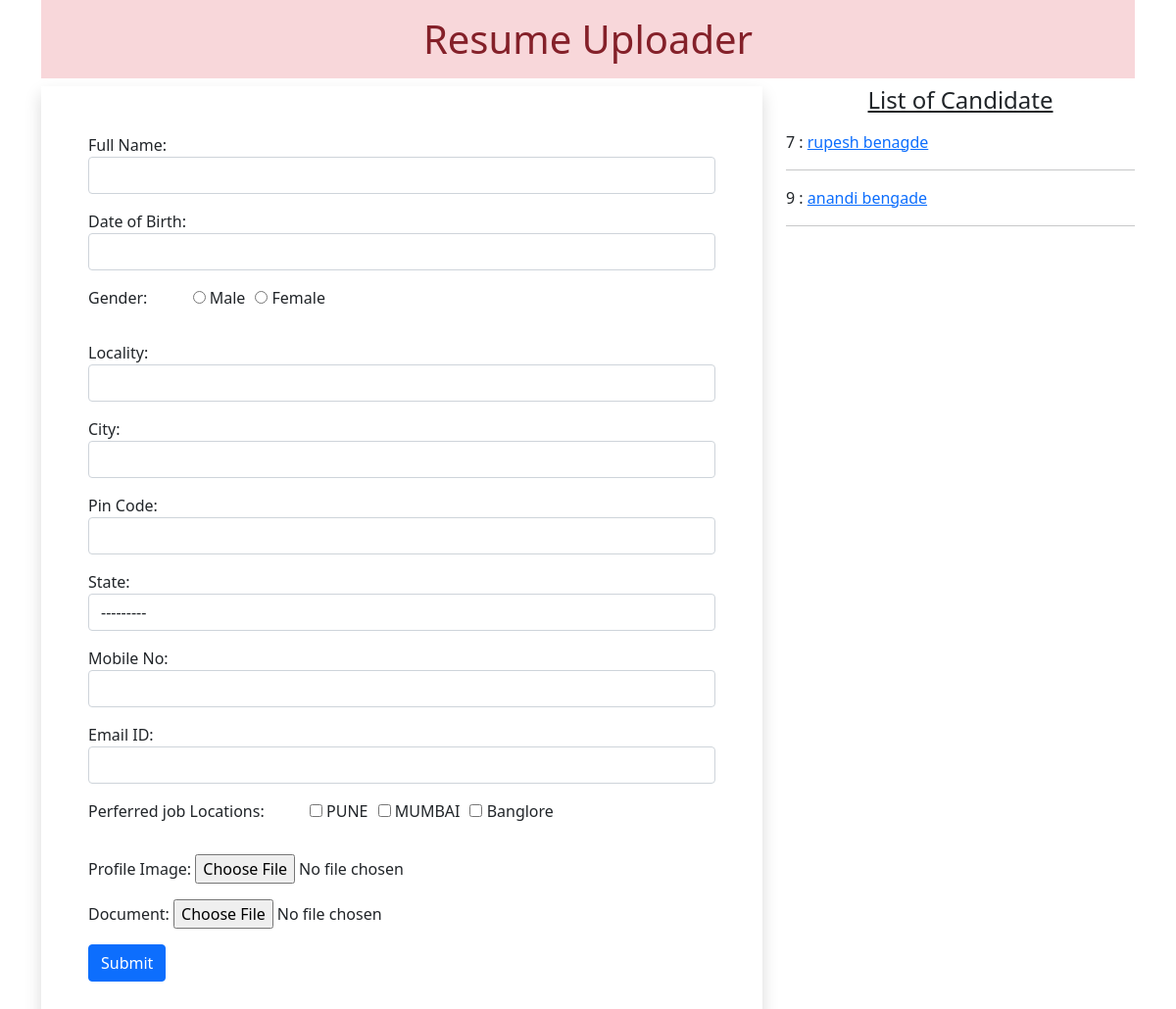
Before: / with the older database file.
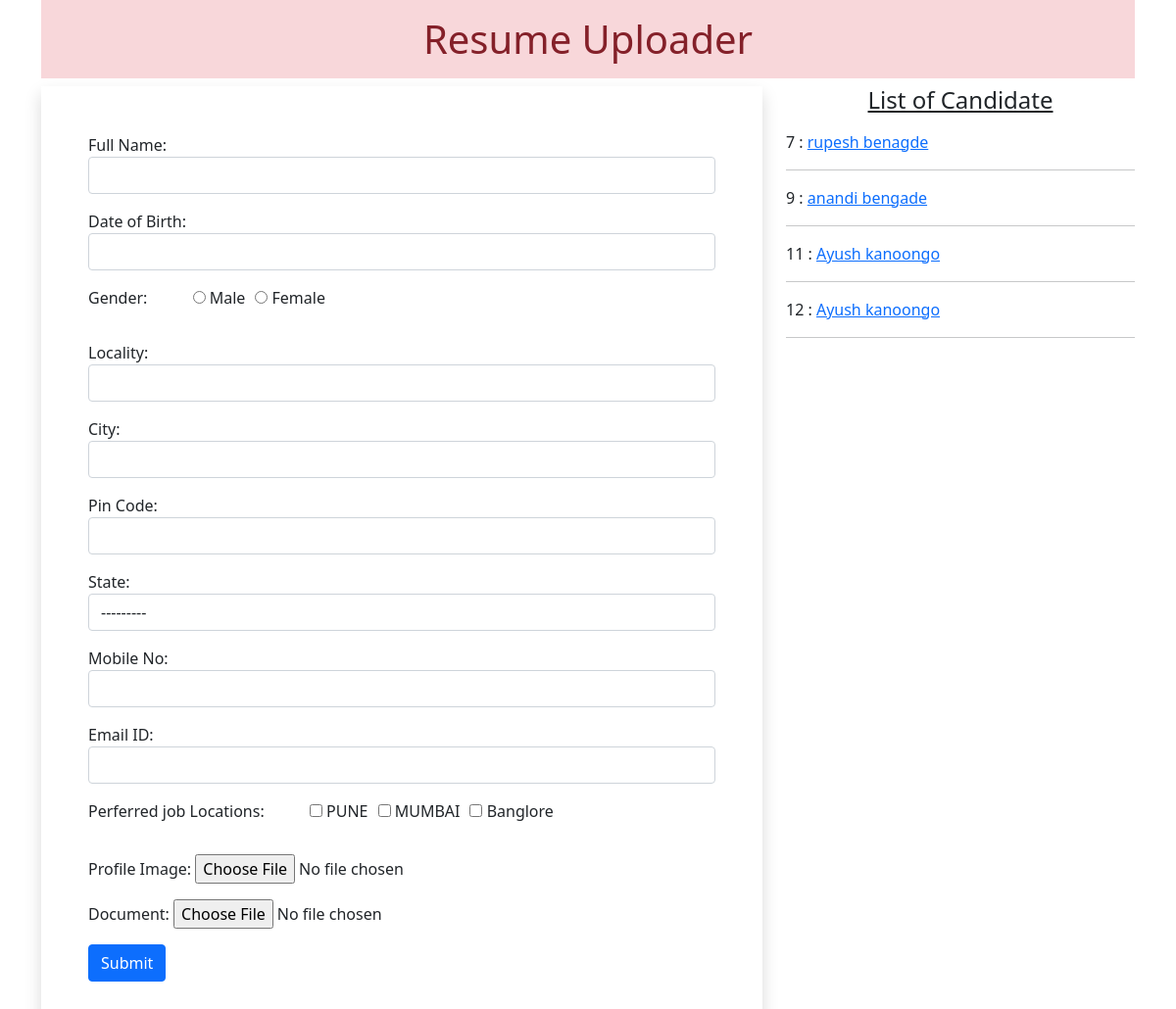
After: the same page with the newer database file.
### myapp/models.py (models this page shows)
class Resume(models.Model):
    name=models.CharField(max_length=100)
    dob=models.DateField(auto_now=False ,auto_now_add=False)
    gender=models.CharField(max_length=100)
    locality=models.CharField(max_length=100)
    city=models.CharField(max_length=100)
    pin=models.PositiveIntegerField()
    state=models.CharField(choices=STATE_CHOICE, max_length=50)
    mobile=models.PositiveIntegerField()
    email=models.EmailField()
    job_city=models.CharField(max_length=50)
    profile_image=models.ImageField(upload_to='profileimg', blank=False)
    my_file=models.FileField(upload_to='doc' , blank=False)

### myapp/views.py (the view, shortened to what this page needs)
# urls.py: path('', views.HomeView.as_view(), name='home'),
class HomeView(View):
 def get(self, request):
  form = ResumeForm()
  candidates = Resume.objects.all()
  return render(request, 'myapp/home.html', { 'candidates':candidates, 'form':form})

### myapp/forms.py
class ResumeForm(forms.ModelForm):
    gender=forms.ChoiceField(choices=GENDER_CHOICES, widget=forms.RadioSelect)
    job_city=forms.MultipleChoiceField(label='Perferred job Locations',choices=JOB_CITY_CHOICES,widget=forms.CheckboxSelectMultiple)
    class Meta:
        model=Resume
        fields=['id','name','dob','gender','locality','city','pin','state',
        'mobile','email','job_city','profile_image','my_file']
        labels={'name':'Full Name','dob':'Date of Birth','pin':'Pin Code','mobile':'Mobile No', 'email':'Email ID',
        'profile_image':'Profile Image','my_file':'Document'}
        widgets={
            'name':forms.TextInput(attrs={'class':'form-control'}),
            'dob':forms.DateInput(attrs={'class':'form-control','id':'datepicker'}),
            'locality':forms.TextInput(attrs={'class':'form-control'}),
            'city':forms.TextInput(attrs={'class':'form-control'}),
            'pin':forms.NumberInput(attrs={'class':'form-control'}),
            'state':forms.Select(attrs={'class':'form-control'}),
            'mobile':forms.NumberInput(attrs={'class':'form-control'}),
            'email' :forms.EmailInput(attrs={'class':'form-control'}),
        }

### myapp/templates/myapp/home.html (shortened to what this page needs)
<!DOCTYPE html>
{% load static %}
<html lang="en">
<head>
 <link href="https://cdn.jsdelivr.net/npm/bootstrap@5.0.0-beta2/dist/css/bootstrap.min.css" rel="stylesheet">
 <link rel="stylesheet" href="//code.jquery.com/ui/1.12.1/themes/base/jquery-ui.css">
 <link rel="stylesheet" href="{% static 'myapp/css/style.css' %}">
</head>
<body>
 <div class="container mb-5">
  <h1 class="alert-danger text-center p-3  ">Resume Uploader</h1>
  <div class="row">
   <div class="col-sm-8">
    <form action="" method="post" enctype="multipart/form-data" class="shadow p-5">
     {% for fm in form %}
       <div class="form-group mb-3">
       {{fm.label_tag}} {{fm}} <small class="text-danger">{{fm.errors|striptags}}</small>
       </div>
     {% endfor %}
     <input type="submit" value="Submit" class="btn btn-primary">
    </form>
   </div>
   <div class="col-sm-4">
    <h4 class="text-center mb-3 "><u>List of Candidate</u></h4>
    {% for candidate in candidates %}
     {{candidate.id}} : <a href="{% url 'candidate'  candidate.id %} " >{{candidate.name}}</a>
     <hr>
    {% endfor %}
   </div>
  </div>
 </div>
</body>
</html>

### myapp/static/myapp/css/style.css (style rules this page uses)
#id_gender, #id_job_city { list-style-type: none; display: inline-flex; }
#id_gender > li { padding-left: 10px; }
#id_job_city >li { padding-left: 10px; }

Changed rows visible on the page:
added Resume: id "11", name "Ayush kanoongo"
added Resume: id "12", name "Ayush kanoongo"
